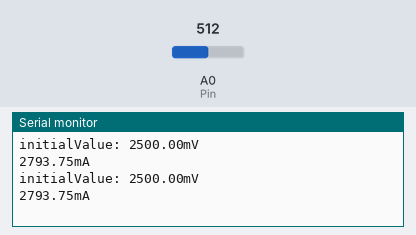
The sketch below on a simulated Arduino Zero (SAMD21). Shown: the last lines printed to the serial monitor. The inputs (shaded band) are chosen by the test bench; at power-on: A0 (Pin) = 512.

Above: at 1.2 s.
1.3 s: A0 (Pin) set to 716
At 2.6 s:
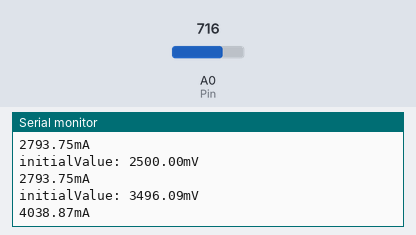
2.8 s: A0 (Pin) set to 900
At 3.6 s:
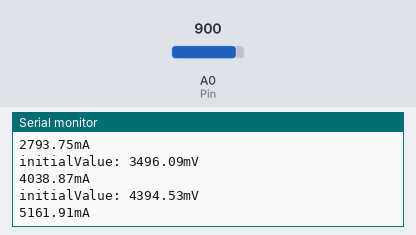
Timing chart, 0 to 5.8 s (numbered marks = the images above; inputs shaded):
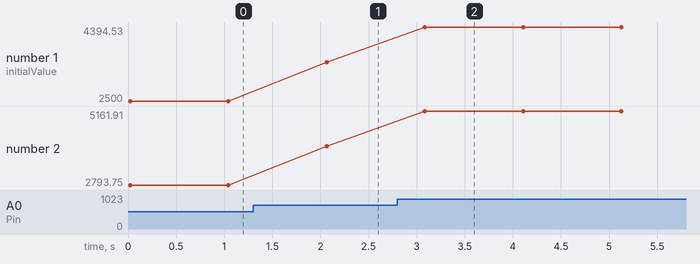

Measured:
- after the input at 1.3 s, the serial monitor: prints a new line after 0.76 s (image 1)
- after the input at 2.8 s, the serial monitor: prints a new line after 0.29 s (image 2)
- plotted number 1: 2500 → 3496.09 after the input at 1.3 s, 3496.09 → 4394.53 after the input at 2.8 s
- plotted number 2: 2793.75 → 4038.87 after the input at 1.3 s, 4038.87 → 5161.91 after the input at 2.8 s

The sketch:

DC_Current_Sensor.ino
```cpp
#ifdef ARDUINO_SAMD_VARIANT_COMPLIANCE //Download Library here
  #define RefVal 3.3
  #define SERIAL SerialUSB
#else
  #define RefVal 5.0
  #define SERIAL Serial
#endif
//An OLED Display is required here
//use pin A0
#define Pin A0

// Take the average of 10 times

const int averageValue = 10;

int sensorValue = 0;

float sensitivity = 1000.0 / 800.0; //1000mA per 800mV


float Vref = 265;  //Firstly,change this!!!

void setup()
{
  SERIAL.begin(9600);
}

void loop()
{
  // Read the value 10 times:
  for (int i = 0; i < averageValue; i++)
  {
    sensorValue += analogRead(Pin);

    // wait 2 milliseconds before the next loop
    delay(2);

  }

  sensorValue = sensorValue / averageValue;


  // The on-board ADC is 10-bits
  // Different power supply will lead to different reference sources
  // example: 2^10 = 1024 -> 5V / 1024 ~= 4.88mV
  //          unitValue= 5.0 / 1024.0*1000 ;
  float unitValue= RefVal / 1024.0*1000 ;
  float voltage = unitValue * sensorValue;

  //When no load,Vref=initialValue
  SERIAL.print("initialValue: ");
  SERIAL.print(voltage);
  SERIAL.println("mV");

  // Calculate the corresponding current
  float current = (voltage - Vref) * sensitivity;

  // Print display voltage (mV)
  // This voltage is the pin voltage corresponding to the current
  /*
  voltage = unitValue * sensorValue-Vref;
  SERIAL.print(voltage);
  SERIAL.println("mV");
  */
  // Print display current (mA)
  SERIAL.print(current);
  SERIAL.println("mA");
  SERIAL.print("\n");
  // Reset the sensorValue for the next reading
  sensorValue = 0;
  // Read it once per second
  delay(1000);
}
```
